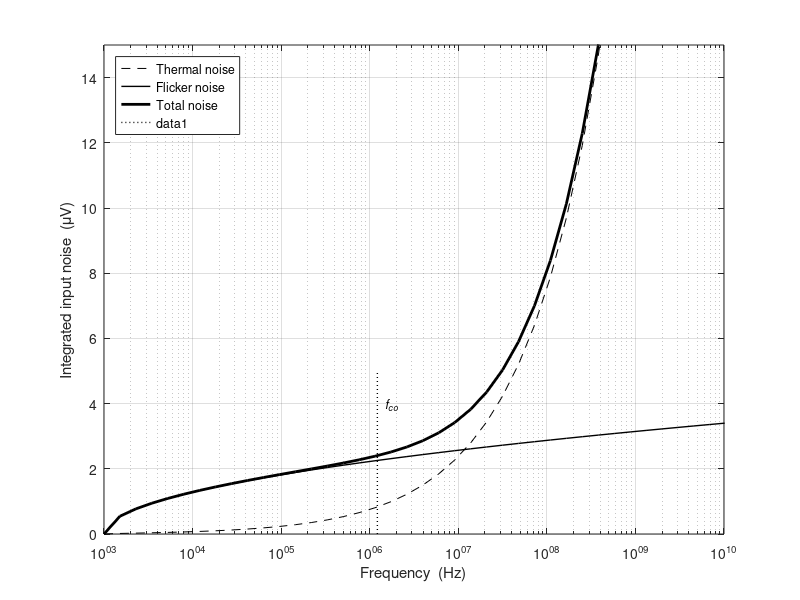

The MATLAB source for this figure:
% 4.1.4   noise integral
clearvars;
close all;
addpath ../../lib

% Constants
k = 1.3806488e-23;
T = 300;
gamma = 0.8;

% Spice data
load('Fig4_10.mat')
integ1 = sqrt(cumtrapz(f, nspot1.^2));
integ2 = sqrt(cumtrapz(f, nspot2.^2));
integ3 = sqrt(cumtrapz(f, nspot3.^2));

h = figure(1);
semilogx(f, integ1*1e6, 'k--', f, integ2*1e6, 'k-', 'linewidth', 1);
hold on;
semilogx(f, integ3*1e6, 'k-', 'linewidth', 2);
legend('Thermal noise', 'Flicker noise', 'Total noise', 'location', 'northwest')
xlabel('Frequency  (Hz)');
ylabel('Integrated input noise  (\muV)');
axis([1e3 1e10 0 15]);

hl = line(1.22e6*[1 1], [0 5]);
set(hl, 'lineStyle', ':', 'linewidth', 1);
set(hl, 'Color', 'k');
ht = text(1.5e6, 4, '\itf_c_o');
set(ht, 'FontSize', 9);
grid;

%format_and_save(h, 'Fig4_10')

